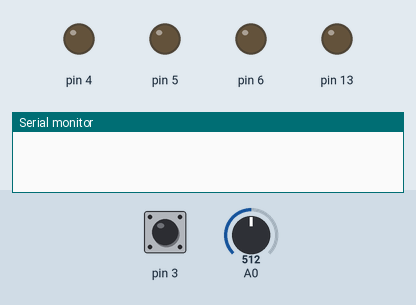
The sketch below on a simulated Arduino Uno, built with avr-gcc and run on an emulated ATmega328P. On the bench: output pins drawn as LEDs (lit = HIGH), the last lines printed to the serial monitor. The inputs (shaded band) are chosen by the test bench; at power-on: pin 3 HIGH, A0 = 512.

Above: at 1.2 s.
1.3 s: pin 3 pulled LOW for 0.15 s
At 2.4 s:
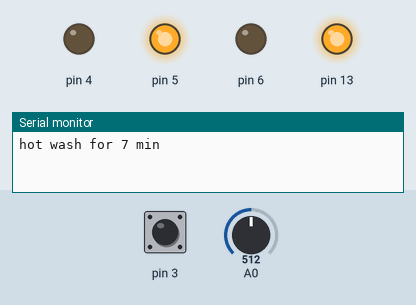
At 9.0 s:
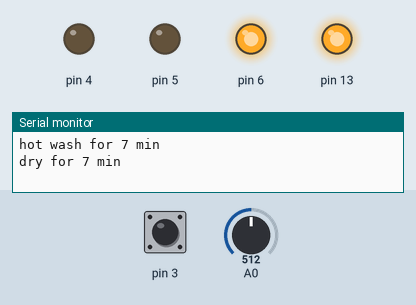
Timing chart, 0 to 16.8 s (numbered marks = the images above; inputs shaded):
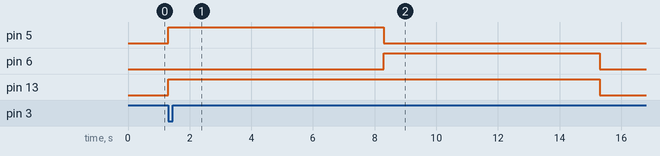

Measured:
- after the input at 1.3 s, pin 5: LOW → HIGH at once, → LOW 7.0 s later; pin 6: LOW → HIGH after 7.0 s, → LOW 7.0 s later; pin 13: LOW → HIGH at once, → LOW 14.0 s later

The sketch:

washer.ino
```cpp
// Name(s): Seunghan Bae

enum State {
  idle,
  cold5,
  hot7,
  medium7,
  dry2,
  dry7,
};

State washState = idle;

void setup() {
  Serial.begin(9600);
  pinMode(3, INPUT_PULLUP);
  pinMode(4, OUTPUT);
  pinMode(5, OUTPUT);
  pinMode(6, OUTPUT);
  pinMode(13, OUTPUT);
}

void loop() {
  washState = washer(washState);
}

State washer(State state) {
  switch (state) {
    case idle:
      digitalWrite(4, LOW);
      digitalWrite(5, LOW);
      digitalWrite(6, LOW);
      digitalWrite(13, LOW);
      if (digitalRead(3) == 0) {
        if (analogRead(0) > 682) {
          state = cold5;
        } else {
          state = hot7;
        }
      } else {
        state = idle;
      }
      break;

    case cold5:
      Serial.println("cold wash for 5 min");
      digitalWrite(4, HIGH);
      digitalWrite(13, HIGH);
      delay(5000);
      if (analogRead(0) > 682) {
        state = dry2;
      } else {
        state = dry7;
      }
      break;

    case hot7:
      Serial.println("hot wash for 7 min");
      digitalWrite(5, HIGH);
      digitalWrite(13, HIGH);
      delay(7000);
      if (analogRead(0) > 682) {
        state = dry2;
      } else if (analogRead(0) < 341) {
        state = medium7;
      } else {
        state = dry7;
      }
      break;

    case medium7:
      Serial.println("medium wash for 7 min");
      digitalWrite(4, HIGH);
      delay(7000);
      state = dry7;
      break;

    case dry2:
      Serial.println("dry for 2 min");
      digitalWrite(4, LOW);
      digitalWrite(5, LOW);
      digitalWrite(6, HIGH);
      delay(2000);
      state = idle;
      break;

    case dry7:
      Serial.println("dry for 7 min");
      digitalWrite(4, LOW);
      digitalWrite(5, LOW);
      digitalWrite(6, HIGH);
      delay(7000);
      state = idle;
      break;
  }

  return state;
}
```
